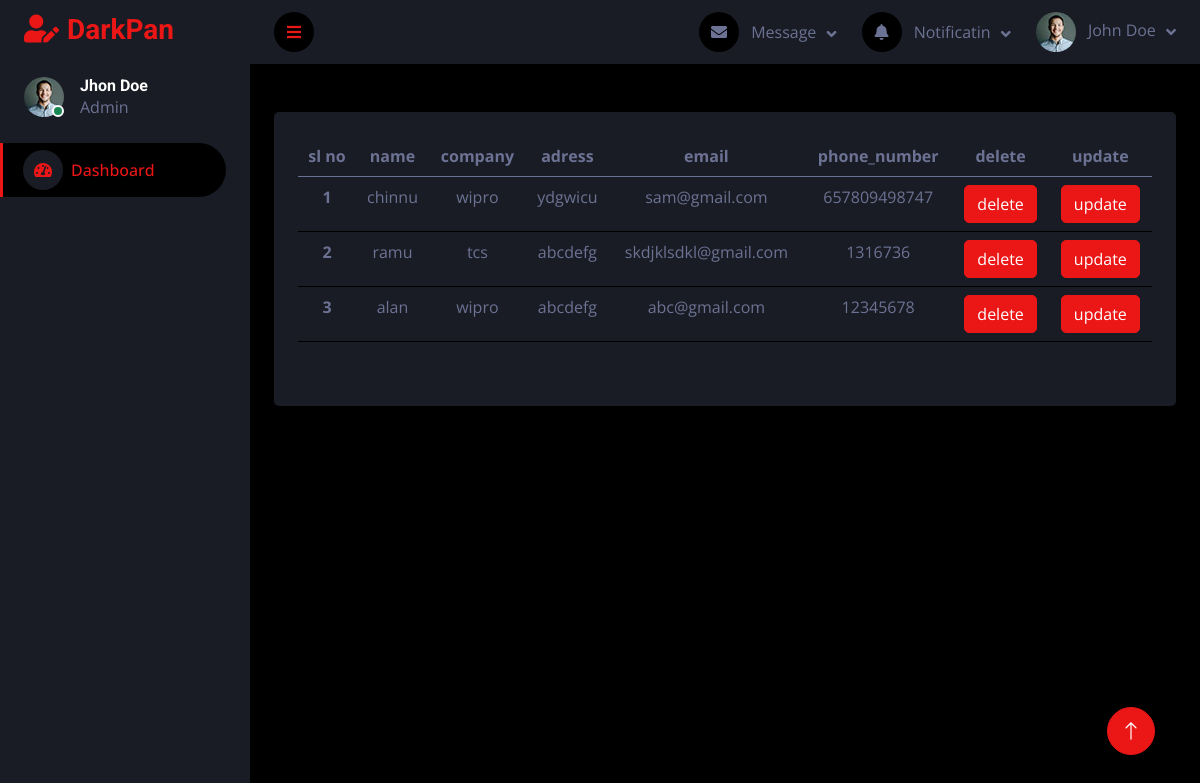
/view, run on the app's committed database.
### term_app/models.py (models this page shows)
class employee(models.Model):
    name = models.CharField(max_length=20)
    company = models.CharField(max_length=50)
    adress = models.CharField(max_length=100)
    email = models.EmailField()
    phone_number = models.CharField(max_length=20)

### term_app/views.py (the view)
# urls.py: path("view",views.view,name="view"),
def view(request):
    data = employee.objects.all()
    return render(request, "new_employee.html", {'new': data})

### templates/new_employee.html (shortened to what this page needs)
{% extends 'new.html' %}
{% block content %}
<table class="table">
    <div class="employee">
           <thead>
           <tr>
                <th scope="col">sl no</th>
                <th scope="col">name</th>
                <th scope="col">company</th>
                <th scope="col">adress</th>
                <th scope="col">email</th>
                <th scope="col">phone_number</th>
                <th scope="col">delete</th>
                <th scope="col">update</th>
           </tr>
           </thead>
           {% for i in new %}
           <tr>
               <th scope="row">{{forloop.counter}}</th>
               <td>{{i.name}}</td>
               <td>{{i.company}}</td>
               <td>{{i.adress}}</td>
               <td>{{i.email}}</td>
               <td>{{i.phone_number}}</td>
                <td><a href="{% url 'delete_data' i.id %}">
                   <button type="button" class="btn btn-primary">delete</button>
                    </a></td>
               <td><a href="{% url 'update_data' i.id %}">
                   <button type="button" class="btn btn-primary">update</button>
                    </a></td>
    </tr>
           {% endfor %}
</table>
{% endblock %}

### templates/new.html (shortened to what this page needs)
<!DOCTYPE html>
{% load static %}
<html lang="en">
<head>
    <link href="https://cdnjs.cloudflare.com/ajax/libs/font-awesome/5.10.0/css/all.min.css" rel="stylesheet">
    <link href="https://cdn.jsdelivr.net/npm/bootstrap-icons@1.4.1/font/bootstrap-icons.css" rel="stylesheet">
    <link href=" {% static 'lib/owlcarousel/assets/owl.carousel.min.css' %} " rel="stylesheet">
    <link href=" {% static 'lib/tempusdominus/css/tempusdominus-bootstrap-4.min.css' %} " rel="stylesheet" />
    <link href=" {% static 'css/bootstrap.min.css' %} " rel="stylesheet">
    <link href=" {% static 'css/style.css' %} " rel="stylesheet">
</head>
<body>
    <div class="container-fluid position-relative d-flex p-0">
        <div class="sidebar pe-4 pb-3">
            <nav class="navbar bg-secondary navbar-dark">
                <a href=" {% static 'index.html' %} " class="navbar-brand mx-4 mb-3">
                    <h3 class="text-primary"><i class="fa fa-user-edit me-2"></i>DarkPan</h3>
                </a>
                <div class="d-flex align-items-center ms-4 mb-4">
                    <div class="position-relative">
                        <img class="rounded-circle" src=" {% static 'img/user.jpg' %} " alt="" style="width: 40px; height: 40px;">
                        <div class="bg-success rounded-circle border border-2 border-white position-absolute end-0 bottom-0 p-1"></div>
                    </div>
                    <div class="ms-3">
                        <h6 class="mb-0">Jhon Doe</h6>
                        <span>Admin</span>
                    </div>
                </div>
                <div class="navbar-nav w-100">
                    <a href=" {% static 'index.html' %} " class="nav-item nav-link active"><i class="fa fa-tachometer-alt me-2"></i>Dashboard</a>
                </div>
            </nav>
        </div>
        <div class="content">
            <nav class="navbar navbar-expand bg-secondary navbar-dark sticky-top px-4 py-0">
                <a href="#" class="sidebar-toggler flex-shrink-0">
                    <i class="fa fa-bars"></i>
                </a>
                <div class="navbar-nav align-items-center ms-auto">
                    <div class="nav-item dropdown">
                        <a href="#" class="nav-link dropdown-toggle" data-bs-toggle="dropdown">
                            <i class="fa fa-envelope me-lg-2"></i>
                            <span class="d-none d-lg-inline-flex">Message</span>
                        </a>
                    </div>
                    <div class="nav-item dropdown">
                        <a href="#" class="nav-link dropdown-toggle" data-bs-toggle="dropdown">
                            <i class="fa fa-bell me-lg-2"></i>
                            <span class="d-none d-lg-inline-flex">Notificatin</span>
                        </a>
                    </div>
                    <div class="nav-item dropdown">
                        <a href="#" class="nav-link dropdown-toggle" data-bs-toggle="dropdown">
                            <img class="rounded-circle me-lg-2" src=" {% static 'img/user.jpg' %} " alt="" style="width: 40px; height: 40px;">
                            <span class="d-none d-lg-inline-flex">John Doe</span>
                        </a>
                    </div>
                </div>
            </nav>
            <div class="container-fluid pt-4 px-4">
                <div class="row g-4">
                </div>
            </div>
            <div class="container-fluid pt-4 px-4">
                <div class="bg-secondary text-center rounded p-4">
                    <div class="d-flex align-items-center justify-content-between mb-4">
                        {% block content %}
                        {% endblock %}
                    </div>
                </div>
            </div>
            <div class="container-fluid pt-4 px-4">
            </div>
        </div>
        <a href="#" class="btn btn-lg btn-primary btn-lg-square back-to-top"><i class="bi bi-arrow-up"></i></a>
    </div>
</body>
</html>

### static/css/style.css (style rules this page uses)
:root { --primary: #EB1616; --secondary: #191C24; --light: #6C7293; --dark: #000000; }
.back-to-top { position: fixed; display: none; right: 45px; bottom: 45px; z-index: 99; }
.btn { transition: .5s; }
.btn-lg-square { width: 48px; height: 48px; }
.btn-square, .btn-sm-square, .btn-lg-square { padding: 0; display: inline-flex; align-items: center; justify-content: center; font-weight: normal; border-radius: 50px; }
.sidebar { position: fixed; top: 0; left: 0; bottom: 0; width: 250px; height: 100vh; overflow-y: auto; background: var(--secondary); transition: 0.5s; z-index: 999; }
.content { margin-left: 250px; min-height: 100vh; background: var(--dark); transition: 0.5s; }
@media (min-width: 992px) { .sidebar { margin-left: 0; } }
@media (min-width: 992px) { .content { width: calc(100% - 250px); } }
.sidebar .navbar .navbar-nav .nav-link { padding: 7px 20px; color: var(--light); font-weight: 500; border-left: 3px solid var(--secondary); border-radius: 0 30px 30px 0; outline: none; }
.sidebar .navbar .navbar-nav .nav-link:hover, .sidebar .navbar .navbar-nav .nav-link.active { color: var(--primary); background: var(--dark); border-color: var(--primary); }
.sidebar .navbar .navbar-nav .nav-link i { width: 40px; height: 40px; display: inline-flex; align-items: center; justify-content: center; background: var(--dark); border-radius: 40px; }
.sidebar .navbar .navbar-nav .nav-link:hover i, .sidebar .navbar .navbar-nav .nav-link.active i { background: var(--secondary); }
.content .navbar .navbar-nav .nav-link { margin-left: 25px; padding: 12px 0; color: var(--light); outline: none; }
.content .navbar .sidebar-toggler, .content .navbar .navbar-nav .nav-link i { width: 40px; height: 40px; display: inline-flex; align-items: center; justify-content: center; background: var(--dark); border-radius: 40px; }
.content .navbar .dropdown-toggle::after { margin-left: 6px; vertical-align: middle; border: none; content: "\f107"; font-family: "Font Awesome 5 Free"; font-weight: 900; transition: .5s; }

### data on the page
employee: name "chinnu", company "wipro", adress "ydgwicu", email "sam@gmail.com", phone_number "657809498747"
employee: name "ramu", company "tcs", adress "abcdefg", email "skdjklsdkl@gmail.com", phone_number "1316736"
employee: name "alan", company "wipro", adress "abcdefg", email "abc@gmail.com", phone_number "12345678"
